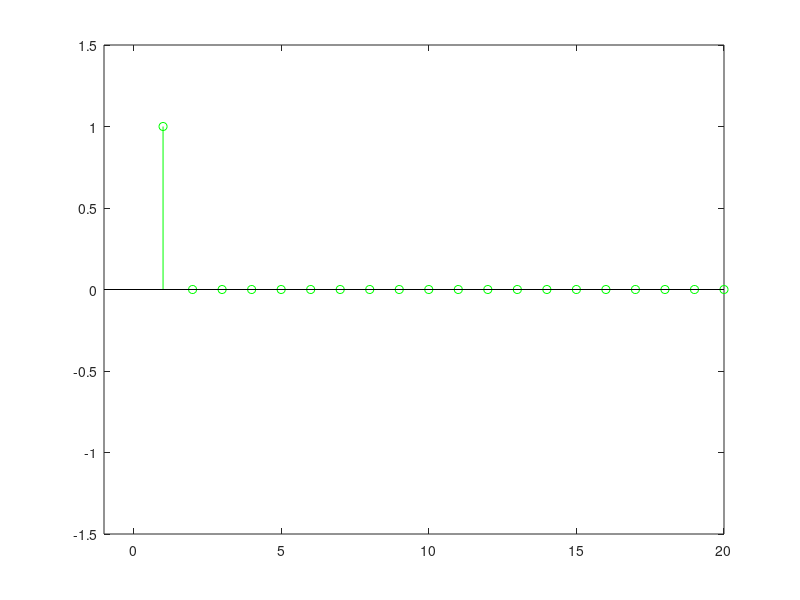

Here is the MATLAB script that generated this plot: (Note: this script raises an error after producing the figure.)
% Task 3 - MA filtering
x = [1, zeros(1,19)];

b0 = 0.5;
b1 = 0.5;

N = length(x); % Length of input signal
y = zeros(size(x)); % Allocate space for outut

y(1) = b0*x(1); % First sample, assuming x(0) = 0
for n=2:N % Remaining samples
    y(n) = b0*x(n) + b1*x(n-1);
end;

stem(x, 'g');
axis([-1 20 -1.5 1.5]);
hold on
stem(y, 'k', '.');
axis([-1 20 -1.5 1.5]);
xlabel('n'); ylabel('x[n] and y[n]'); %x[n]=δ[n] and y[n]=h[n]

legend('= ingsingal x[n]','= utsignal y[n]')
